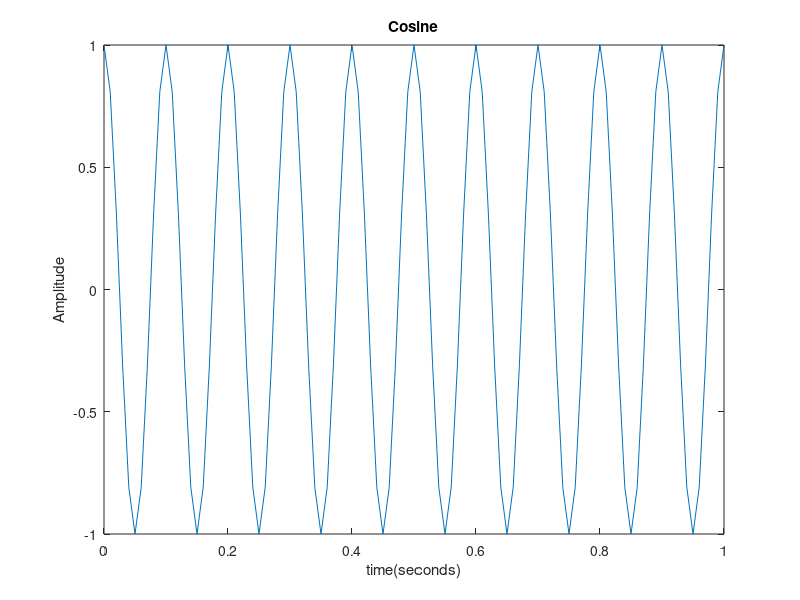
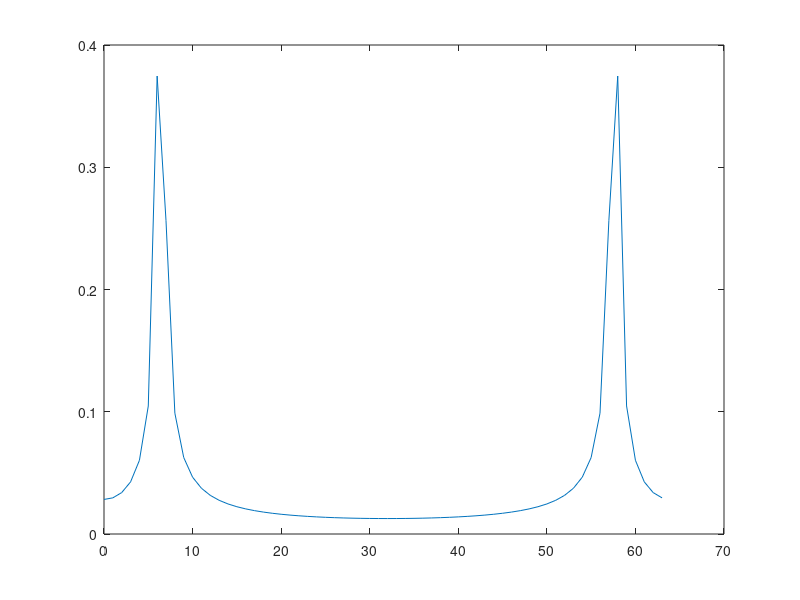
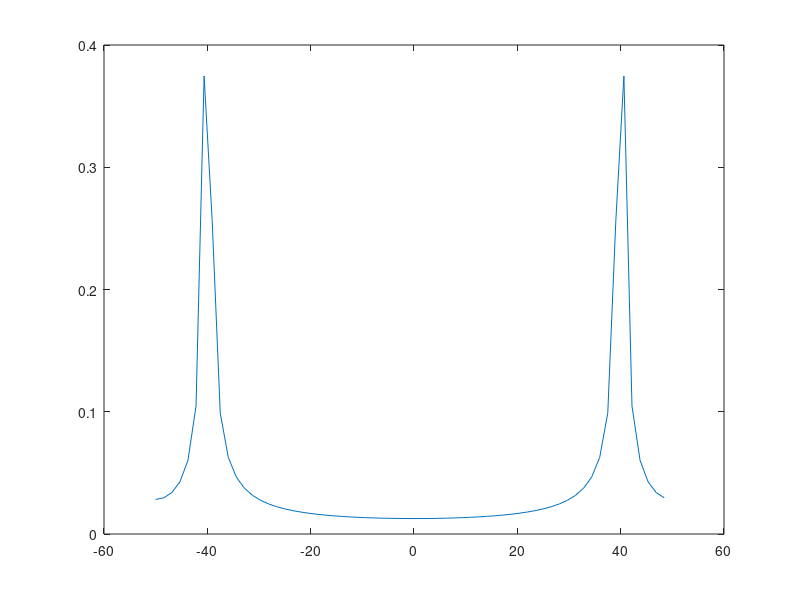
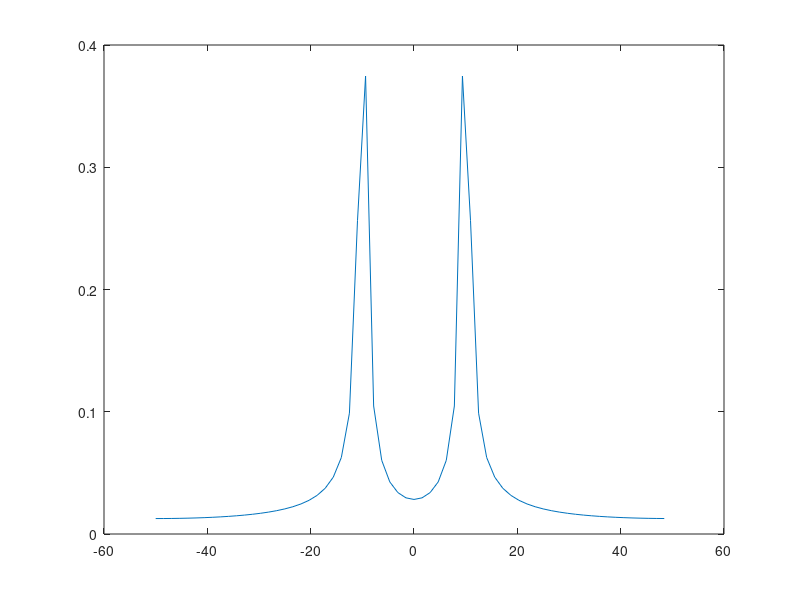

Write MATLAB code to recreate these figures, in order. (Note: this script raises an error after producing the figures.)
%% Lab 2

%%
%Lab 2.1.1
%%
% 1. How many hits did 'hbb' get?
% url was: https://www.ncbi.nlm.nih.gov/gene/?term=hbb
% Found 31 databases for hbb 
% Results Gene-1561  and Nucleotide-9006 



%%
% 3. hbb AND human[orgn]
% found 27 databases Gene 89 Nucleotide 280

%%
% 4. Explore the HBB hemoglobin  subunit beta record
% http://www.ncbi.nlm.nih.gov/gene/3043

%%
% 5. hbb, human, and RefSeqGene query
% https://www.ncbi.nlm.nih.gov/nuccore/28380636

%% 
% 6. We aim to obtain whole region and do analysis of 81,706 bp of linear DNA

%% Lab 2.1.2

%%
% 1. Generate one second of a cosine 
ws = 10; % Hz
Fs = 100; % Hz
% Assign signal to x and have tt as time axis
t = 0:1/Fs:1;
x = cos(2*pi*ws*t); % Create a cosine wave with frequency 10Hz, sampled at 100 Hz
tt = linspace(0,1000) % From 0 to 1000 seconds
figure(1);
plot(t,x) % Plot the cosine wave
title({'Cosine'})
xlabel('time(seconds)')
ylabel('Amplitude')
%%
% 2. Take FFT, 64 points (1-65)
fft_out = fft(x(1:64)); % Take fft of signal and then shift zero-frequency to center of spectrum


%%
% 3. Plot magnitude of 64-point FFT at range of 0 to 63
figure(2);
title('64-FFT')
xlabel('Frequency')
ylabel('Amplitude')
plot((0:63), abs(fft_out)/length(fft_out))

%%
% From the magnitude plot, we can see that the x axis does
% not reflect the signal properly. The two large peaks should
% represent the 10 Hz frequency of the signal, and ideally
% fft should be centered at 0.

%%
dF = Fs/64; 
freq = -Fs/2:dF:Fs/2-dF;
figure(3);
plot(freq, abs(fft_out)/64) % Plot fft of the signal before shifting the graph

%%
% From the plot, we can see that the frequency
fft_out = fftshift(fft(x(1:64)));
figure(4);
%The shifted plot which is centered at 0
title('Frequency components centered about 0')
xlabel('Frequency')
ylabel('Amplitude')
plot(freq, abs(fft_out)/64)
%%
%N=1024 ; 1024 DFT
ws = 10; % Hz
Fs = 1500; % Hz
% Assign signal to x and have tt as time axis
t = 0:1/Fs:1;
x = cos(2*pi*ws*t);


fft_out = fft(x(1:1024)); % Take fft of signal and then shift zero-frequency to center of spectrum


%%
% 3. Plot magnitude of 1024-point FFT at range of 0 to 1023
figure(5);
title('64-FFT')
xlabel('Frequency')
ylabel('Amplitude')
plot((0:1023), abs(fft_out)/length(fft_out))

%%
% From the magnitude plot, we can see that the x axis does
% not reflect the signal properly. The two large peaks should
% represent the 10 Hz frequency of the signal, and ideally
% fft should be centered at 0.

%%
dF = Fs/1024; 
freq = -Fs/2:dF:Fs/2-dF;
figure(6);
plot(freq, abs(fft_out)/1024) % Plot fft of the signal before shifting the graph

%%
% From the plot, we can see that the frequency
fft_out = fftshift(fft(x(1:1024)));
figure(7);
%The shifted plot which is centered at 0
title('Frequency components centered about 0')
xlabel('Frequency')
ylabel('Amplitude')
plot(freq, abs(fft_out)/1024)

%%
% Lab2.2.1
%1
hbb = genbankread('hbb_region_chr11.gb');
CDS = hbb.CDS;
%Number of CDS regions in this sequence
length(hbb.CDS)
%2
length(hbb.CDS(1))

CDSrange = hbb.CDS.indices;
A=hbb.Sequence(1); 
%Coding and non coding sequence 
[coding, noncoding] = separateCDS(hbb.Sequence, CDS(1).indices);
%3
%Input taken from the user for indice
%user enters 2
n=2;
%Using the function separateCDS.m that was created 
%{
function [coding, noncoding] = separateCDS(sequence, CDS_indices)

%   [coding, noncoding] = separateCDSregion(hbb.Sequence, CDS(1).indices)
%   [coding, noncoding] = separateCDSregion(Sequence, CDS_indices)

coding = []; % Create empty arrays to store the coding and noncoding sequences
noncoding = [];

% Find coding regions and store them
for i=1:2:length(CDS_indices)-1
    coding = [coding, sequence(CDS_indices(i):CDS_indices(i+1))];
end



% Find noncoding regions and store them
for i=2:2:length(CDS_indices)-1
   noncoding = [noncoding, sequence(CDS_indices(i):CDS_indices(i+1))]; 
end


%}


[coding, noncoding] = separateCDS(hbb.Sequence, CDS(n).indices);

%Lab 2.2.3
coding_A = (upper(coding)=='A'); % find A bases and set them to 1
coding_T = (upper(coding)=='T'); % find T bases and set them to 1
coding_G = (upper(coding)=='G'); % find G bases and set them to 1
coding_C = (upper(coding)=='C'); % find C bases and set them to 1
 % FFT of the sequence
coding_FT = abs(fft(coding_A,1024)).^2+abs(fft(coding_T,1024)).^2+abs(fft(coding_G,1024)).^2+abs(fft(coding_C,1024)).^2;
coding_FT(1:10)=0;
coding_FT(end-10:end)=0;
figure(8)
plot(coding_FT(100:1000));
title('Coding Sequence');
%xlim([100 1000]);
noncoding_A = (upper(coding)=='A'); % find A bases and set them to 1
noncoding_T = (upper(coding)=='T'); % find T bases and set them to 1
noncoding_G = (upper(coding)=='G'); % find G bases and set them to 1
noncoding_C = (upper(coding)=='C'); % find C bases and set them to 1
 % FFT of the sequence
noncoding_FT = abs(fft(noncoding_A,1024)).^2+abs(fft(noncoding_T,1024)).^2+abs(fft(noncoding_G,1024)).^2+abs(fft(noncoding_C,1024)).^2;
noncoding_FT(1:10)=0;
noncoding_FT(end-10:end)=0;
 figure(9)
title('Non-Coding Sequence');
 plot(noncoding_FT);
 
 %%
 %Lab 2.3.1
 %function -threebasefreq
 %{
 function [threebase] = threebasefreq_stft (DNA_SEQ, WINDOW_LENGTH, NFFT)

sequence_length = length(DNA_SEQ);
threebase = [];
% Convert sequence to binary
for i = 1:sequence_length-WINDOW_LENGTH+1
    b = WINDOW_LENGTH;
    A = (upper(DNA_SEQ(i:i+b-1))=='A'); % find A bases and set them to 1
    T = (upper(DNA_SEQ(i:i+b-1))=='T'); % find T bases and set them to 1
    G = (upper(DNA_SEQ(i:i+b-1))=='G'); % find G bases and set them to 1
    C = (upper(DNA_SEQ(i:i+b-1))=='C'); % find C bases and set them to 1
    % FFT of the window
    FT = abs(fft(A,NFFT)).^2+abs(fft(T,NFFT)).^2+abs(fft(G,NFFT)).^2+abs(fft(C,NFFT)).^2;
    threebase = [threebase, FT(floor(NFFT/3))];

end
%}
 
Threebaseperiodicity_vs_position = threebasefreq_stft (hbb.Sequence,100,1024);
figure(10)
Threebaseperiodicity_vs_position(1:10)=0;
Threebaseperiodicity_vs_position(end-10:end)=0;
plot(Threebaseperiodicity_vs_position)
title('Threebaseperiodicity(100)');

Threebaseperiodicity_vs_position = threebasefreq_stft (hbb.Sequence,1000,1024);
Threebaseperiodicity_vs_position(1:10)=0;
Threebaseperiodicity_vs_position(end-10:end)=0;
figure(11)
plot(Threebaseperiodicity_vs_position)
title('Threebaseperiodicity(1000)');





